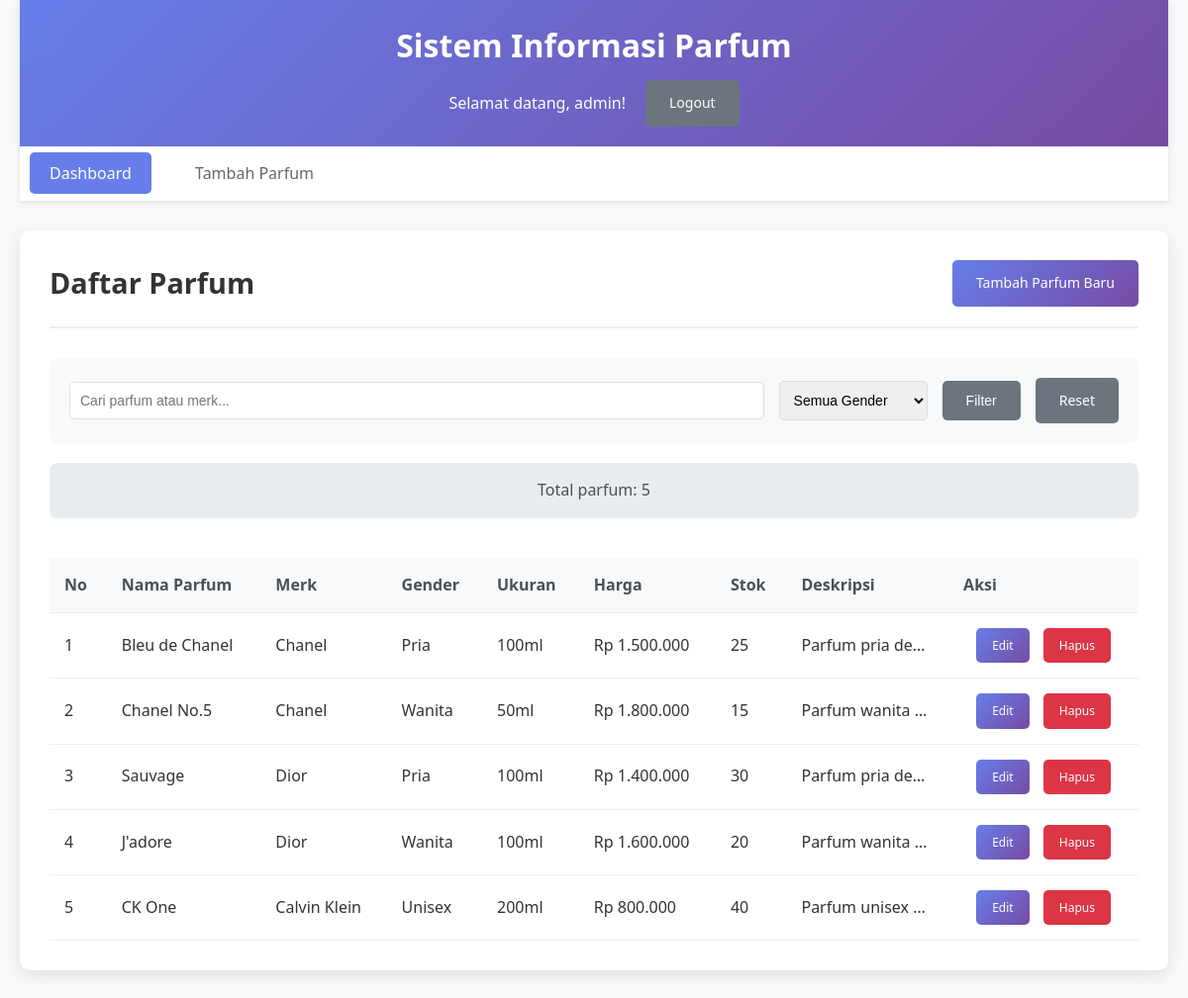
/dashboard.php (signed in), run on the app's committed database.
### tables this page shows
CREATE TABLE IF NOT EXISTS parfum (
    id INT AUTO_INCREMENT PRIMARY KEY,
    nama_parfum VARCHAR(100) NOT NULL,
    merk VARCHAR(50) NOT NULL,
    jenis_kelamin ENUM('Pria', 'Wanita', 'Unisex') NOT NULL,
    ukuran VARCHAR(20) NOT NULL,
    harga DECIMAL(10,2) NOT NULL,
    stok INT NOT NULL DEFAULT 0,
    deskripsi TEXT,
    gambar VARCHAR(255),
    created_at TIMESTAMP DEFAULT CURRENT_TIMESTAMP,
    updated_at TIMESTAMP DEFAULT CURRENT_TIMESTAMP ON UPDATE CURRENT_TIMESTAMP
);

### config.php (called while the page is built, shortened)
<?php
function formatCurrency($amount) {
    return 'Rp ' . number_format($amount, 0, ',', '.');
}
?>

### dashboard.php (the view, shortened to what this page needs)
<?php
require_once 'config.php';
$search = isset($_GET['search']) ? $_GET['search'] : '';
$query = "SELECT * FROM parfum WHERE 1=1";
$params = [];
$query .= " ORDER BY created_at DESC";
$stmt = $pdo->prepare($query);
$stmt->execute($params);
$parfums = $stmt->fetchAll();
$count_query = "SELECT COUNT(*) as total FROM parfum WHERE 1=1";
$count_stmt = $pdo->prepare($count_query);
$count_stmt->execute($params);
$total_count = $count_stmt->fetch()['total'];
?>
<!DOCTYPE html>
<html lang="id">
<head>
    <link rel="stylesheet" href="style.css">
</head>
<body>
    <div class="container">
        <header class="header">
            <h1>Sistem Informasi Parfum</h1>
            <div class="user-info">
                <span>Selamat datang, <?php echo htmlspecialchars($_SESSION['username']); ?>!</span>
                <a href="logout.php" class="btn btn-secondary">Logout</a>
            </div>
        </header>
        <nav class="navigation">
            <a href="dashboard.php" class="nav-link active">Dashboard</a>
            <a href="add_parfum.php" class="nav-link">Tambah Parfum</a>
        </nav>
        <main class="main-content">
            <div class="content-header">
                <h2>Daftar Parfum</h2>
                <div class="actions">
                    <a href="add_parfum.php" class="btn btn-primary">Tambah Parfum Baru</a>
                </div>
            </div>
            <div class="search-filter">
                <form method="GET" action="" class="search-form">
                    <input type="text" name="search" placeholder="Cari parfum atau merk..." value="<?php echo htmlspecialchars($search); ?>">
                    <select name="filter_gender">
                        <option value="">Semua Gender</option>
                    </select>
                    <button type="submit" class="btn btn-secondary">Filter</button>
                    <a href="dashboard.php" class="btn btn-secondary">Reset</a>
                </form>
            </div>
            <div class="stats">
                <p>Total parfum: <?php echo $total_count; ?></p>
            </div>
            <div class="table-container">
                <table class="parfum-table">
                    <thead>
                        <tr>
                            <th>No</th>
                            <th>Nama Parfum</th>
                            <th>Merk</th>
                            <th>Gender</th>
                            <th>Ukuran</th>
                            <th>Harga</th>
                            <th>Stok</th>
                            <th>Deskripsi</th>
                            <th>Aksi</th>
                        </tr>
                    </thead>
                    <tbody>
                        <?php if (empty($parfums)): ?>
                            <tr>
                                <td colspan="9" class="no-data">Tidak ada data parfum</td>
                            </tr>
                        <?php else: ?>
                            <?php foreach ($parfums as $index => $parfum): ?>
                                <tr>
                                    <td><?php echo $index + 1; ?></td>
                                    <td><?php echo htmlspecialchars($parfum['nama_parfum']); ?></td>
                                    <td><?php echo htmlspecialchars($parfum['merk']); ?></td>
                                    <td><?php echo htmlspecialchars($parfum['jenis_kelamin']); ?></td>
                                    <td><?php echo htmlspecialchars($parfum['ukuran']); ?></td>
                                    <td><?php echo formatCurrency($parfum['harga']); ?></td>
                                    <td><?php echo $parfum['stok']; ?></td>
                                    <td class="description"><?php echo htmlspecialchars(substr($parfum['deskripsi'], 0, 50)) . '...'; ?></td>
                                    <td class="actions">
                                        <a href="edit_parfum.php?id=<?php echo $parfum['id']; ?>" class="btn btn-small btn-primary">Edit</a>
                                        <a href="delete_parfum.php?id=<?php echo $parfum['id']; ?>" class="btn btn-small btn-danger" onclick="return confirm('Apakah Anda yakin ingin menghapus parfum ini?')">Hapus</a>
                                    </td>
                                </tr>
                            <?php endforeach; ?>
                        <?php endif; ?>
                    </tbody>
                </table>
            </div>
        </main>
    </div>
</body>
</html>

### style.css (style rules this page uses)
* { margin: 0; padding: 0; box-sizing: border-box; }
body { font-family: 'Segoe UI', Tahoma, Geneva, Verdana, sans-serif; line-height: 1.6; color: #333; background-color: #f8f9fa; }
.container { max-width: 1200px; margin: 0 auto; padding: 0 20px; }
.header { background: linear-gradient(135deg, #667eea 0%, #764ba2 100%); color: white; padding: 20px 0; box-shadow: 0 2px 10px rgba(0,0,0,0.1); }
.header h1 { text-align: center; margin-bottom: 10px; font-size: 2rem; }
.user-info { display: flex; justify-content: center; align-items: center; gap: 20px; margin-top: 10px; }
.navigation { background: white; padding: 15px 0; box-shadow: 0 2px 5px rgba(0,0,0,0.1); margin-bottom: 30px; }
.nav-link { text-decoration: none; color: #666; padding: 10px 20px; margin: 0 10px; border-radius: 5px; transition: all 0.3s ease; }
.nav-link:hover, .nav-link.active { background-color: #667eea; color: white; }
.main-content { background: white; padding: 30px; border-radius: 10px; box-shadow: 0 5px 15px rgba(0,0,0,0.1); margin-bottom: 30px; }
.content-header { display: flex; justify-content: space-between; align-items: center; margin-bottom: 30px; padding-bottom: 20px; border-bottom: 2px solid #eee; }
.content-header h2 { color: #333; font-size: 1.8rem; }
.btn { display: inline-block; padding: 12px 24px; text-decoration: none; border-radius: 5px; border: none; cursor: pointer; font-size: 14px; font-weight: 500; transition: all 0.3s ease; text-align: center; }
.btn-primary { background: linear-gradient(135deg, #667eea 0%, #764ba2 100%); color: white; }
.btn-secondary { background-color: #6c757d; color: white; }
.btn-danger { background-color: #dc3545; color: white; }
.btn-small { padding: 8px 16px; font-size: 12px; }
.search-filter { background: #f8f9fa; padding: 20px; border-radius: 8px; margin-bottom: 20px; }
.search-form { display: flex; gap: 15px; align-items: center; flex-wrap: wrap; }
.search-form input, .search-form select { padding: 10px; border: 1px solid #ddd; border-radius: 5px; font-size: 14px; }
.search-form input[type="text"] { flex: 1; min-width: 200px; }
.search-form select { min-width: 150px; }
.stats { background: #e9ecef; padding: 15px; border-radius: 8px; margin-bottom: 20px; text-align: center; }
.stats p { margin: 0; font-weight: 500; color: #495057; }
.table-container { overflow-x: auto; }
.parfum-table { width: 100%; border-collapse: collapse; margin-top: 20px; }
.parfum-table th, .parfum-table td { padding: 15px; text-align: left; border-bottom: 1px solid #eee; }
.parfum-table th { background-color: #f8f9fa; font-weight: 600; color: #495057; position: sticky; top: 0; }
.parfum-table .actions { text-align: center; }
.parfum-table .actions .btn { margin: 0 5px; }
.parfum-table .description { max-width: 150px; overflow: hidden; text-overflow: ellipsis; white-space: nowrap; }

### data on the page
parfum: nama_parfum "Bleu de Chanel", merk "Chanel", jenis_kelamin "Pria", ukuran "100ml", harga "Rp 1.500.000", stok "25", deskripsi "Parfum pria de…"
parfum: nama_parfum "Chanel No.5", merk "Chanel", jenis_kelamin "Wanita", ukuran "50ml", harga "Rp 1.800.000", stok "15", deskripsi "Parfum wanita…"
parfum: nama_parfum "Sauvage", merk "Dior", jenis_kelamin "Pria", ukuran "100ml", harga "Rp 1.400.000", stok "30", deskripsi "Parfum pria de…"
parfum: nama_parfum "J'adore", merk "Dior", jenis_kelamin "Wanita", ukuran "100ml", harga "Rp 1.600.000", stok "20", deskripsi "Parfum wanita…"
parfum: nama_parfum "CK One", merk "Calvin Klein", jenis_kelamin "Unisex", ukuran "200ml", harga "Rp 800.000", stok "40", deskripsi "Parfum unisex…"

### other printed values
$_SESSION['username'] "admin"
$total_count "5"
